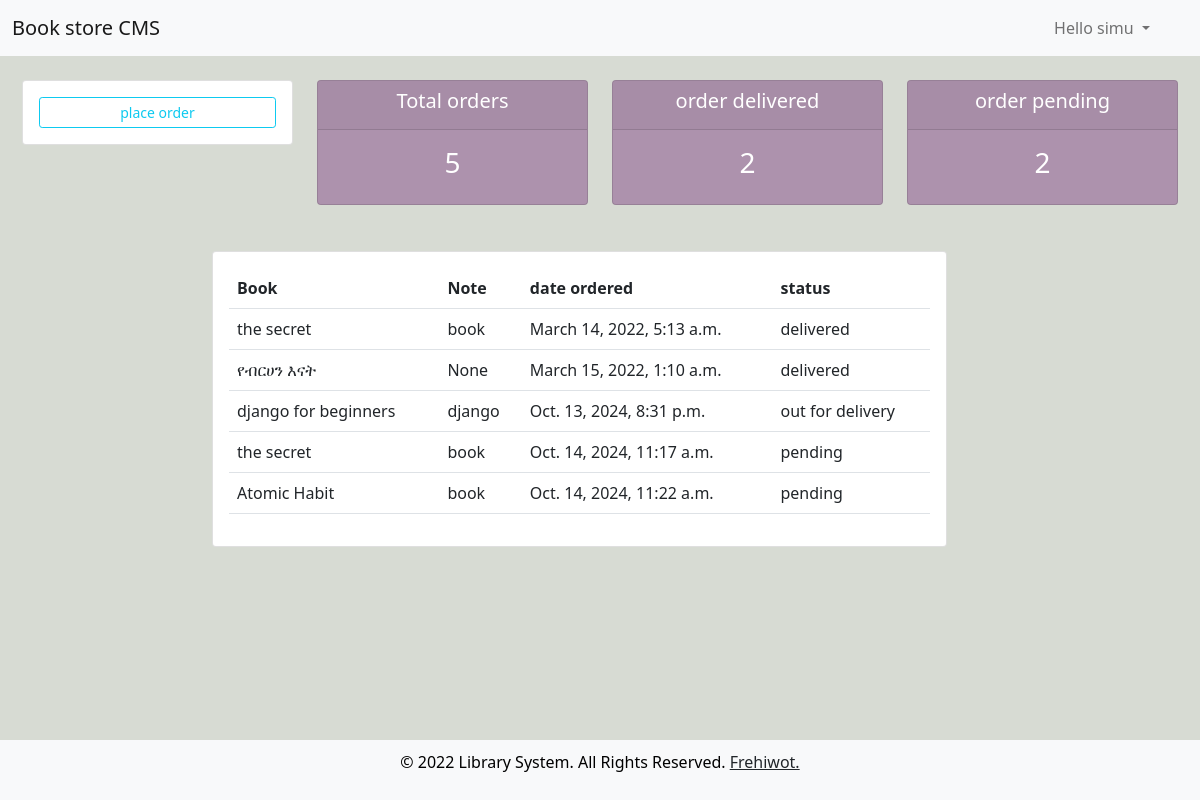
Page /user/ (signed in) on the committed database.
### members/models.py (models this page shows, shortened)
class Order(models.Model):
    STATUS=(
        ('pending','pending'),
        ('out for delivery','out for delivery'),
        ('delivered','delivered'),
    )
    customer=models.ForeignKey(Customer,null=True, on_delete=models.SET_NULL)
    book=models.ForeignKey(Book,null=True, on_delete=models.SET_NULL)
    date_created=models.DateTimeField(auto_now_add=True, null=True)
    status=models.CharField(max_length=200, null=True, choices=STATUS,default="pending")
    note=models.CharField(max_length=2000, null=True)

class Book(models.Model):
    CATEGORY=(
        ('fiction','fiction'),
        ('religious','religious'),
        ('computer science','computer science'),
        ('engineering','engineering'),
        ('pyscological','pyscological'),
    )
    title=models.CharField(max_length=200, null=True)
    author=models.CharField(max_length=200, null=True)
    price= models.FloatField(null=True)
    category=models.CharField(max_length=5000, null=True, choices=CATEGORY)
    description=models.TextField(max_length=200, null=True)
    date_created=models.DateTimeField(auto_now_add=True, null=True)
    def __str__(self):
        return self.title

### members/decoraters.py (the view)
        def wrapper_func(request,*args,**kwargs):
            group=None
            if request.user.groups.exists():
                group = request.user.groups.all()[0].name
            if group in allowed_roles:
                return view_func(request,*args,**kwargs)
            else:
                return HttpResponse('you are not authorized')

### members/decoraters.py (called while the page is built)
def allowed_users(allowed_roles=[]):
    def decorater(view_func):
        def wrapper_func(request,*args,**kwargs):
            group=None
            if request.user.groups.exists():
                group = request.user.groups.all()[0].name
            if group in allowed_roles:
                return view_func(request,*args,**kwargs)
            else:
                return HttpResponse('you are not authorized')
        return wrapper_func
    return decorater

### members/views.py (called while the page is built)
@login_required(login_url='login')
@allowed_users(allowed_roles=['customer'])
def userPage(request):
    orders=request.user.customer.order_set.all()
    total_orders=orders.count()
    delivered= orders.filter(status='delivered').count()
    pending= orders.filter(status='pending').count()
    context={'orders':orders,'total_orders':total_orders,'delivered':delivered,'pending':pending}
    return render(request, 'user.html',context)

### members/templates/user.html
{% extends 'base.html' %} {% block content %} {%include 'status.html'%}
<div class="row" style="margin-left: 200px;margin-top: 30px;">
  <div class="col-md-9">
    <div class="card card-body">
      <table class="table table-lg">
        <tr>
          <th>Book</th>
          <th>Note</th>
          <th>date ordered</th>
          <th>status</th>
        </tr>
        {% for order in orders%}
        <tr>
          <td>{{order.book}}</td>
          <td>{{order.note}}</td>
          <td>{{order.date_created}}</td>
          <td>{{order.status}}</td>
        </tr>
        {% endfor %}
      </table>
    </div>
  </div>
</div>
{%endblock%}

### members/templates/navbar.html (shortened to what this page needs)
{% load static %}
<head>
</head>
<nav class="navbar navbar-expand-lg navbar-light bg-light">
  <div class="container-fluid">
    {%if not request.user.is_staff%}
    <a class="navbar-brand" href="{% url 'user-page' %}">Book store CMS</a>
    {% endif %}
    <div class="collapse navbar-collapse" id="navbarNav">
      <ul class="navbar-nav">
        <li class="nav-item dropdown" style="margin-left: 870px">
          <a
            class="nav-link dropdown-toggle"
            href="#"
            id="navbarDropdownMenuLink"
            role="button"
            data-bs-toggle="dropdown"
            aria-expanded="false"
          >
            Hello {{request.user}}
          </a>
        </li>
      </ul>
    </div>
  </div>
</nav>

### members/templates/base.html (style rules this page uses)
body { background-color: #d7dbd3; display: flex; flex-direction: column; min-height: 100vh; }
a { color: #ad92ad; }

### rows in the picture
Order: book "the secret", note "book", date_created "March 14, 2022, 5:13 a.m.", status "delivered"
Order: book "የብርሀን እናት", note "None", date_created "March 15, 2022, 1:10 a.m.", status "delivered"
Order: book "django for beginners", note "django", date_created "Oct. 13, 2024, 8:31 p.m.", status "out for delivery"
Order: book "the secret", note "book", date_created "Oct. 14, 2024, 11:17 a.m.", status "pending"
Order: book "Atomic Habit", note "book", date_created "Oct. 14, 2024, 11:22 a.m.", status "pending"

### other values in the picture
{{ request.user }} "simu"
{{ total_orders }} "5"
{{ delivered }} "2"
{{ pending }} "2"
